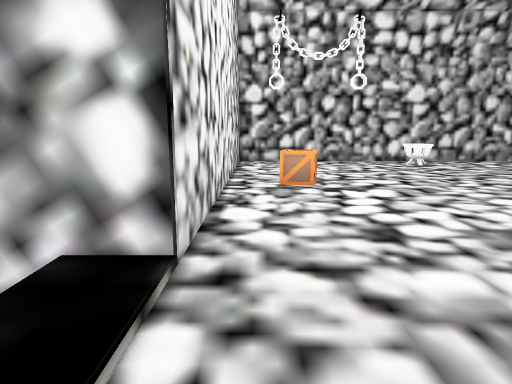
View 1 (above)

16 first-person views from a walk through a scene from a Unity 3-D project. The camera is 1.2 m above the floor, tilts 10° down and sees 75° across. The floor is counted in squares, 1 m on a side. Each view is taken from the middle of a square. On the plan, view 1 faces up. The plan holds only what a view shows up to about 14 squares ahead; the rest is blank. The place goes on beyond the plan. The player is left out.

View 2
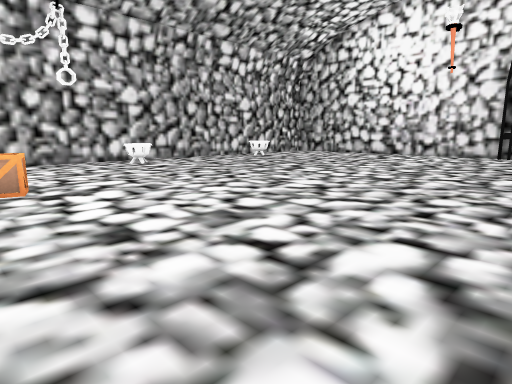

View 3
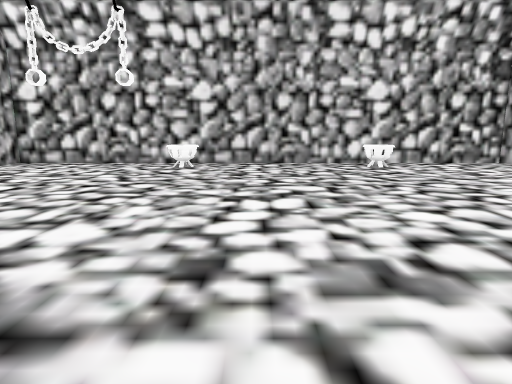

View 4
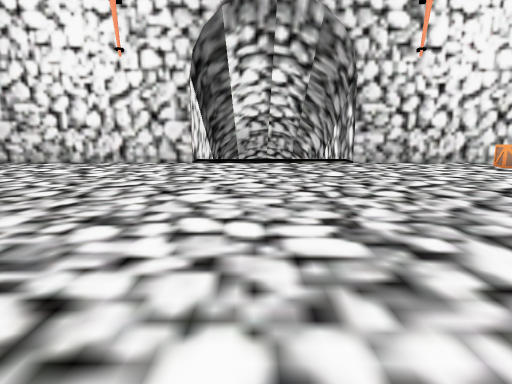

View 5
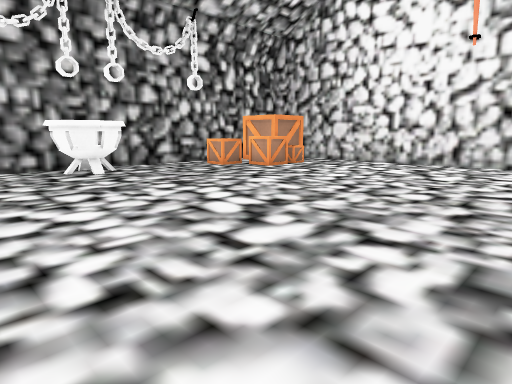

View 6
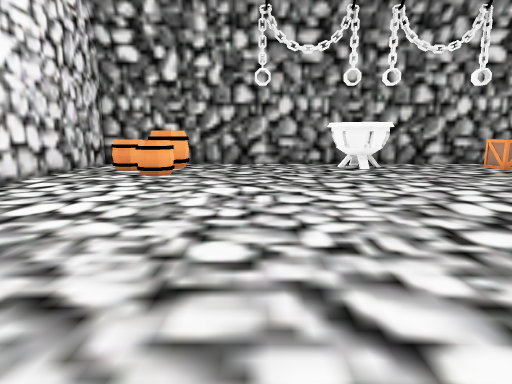

View 7
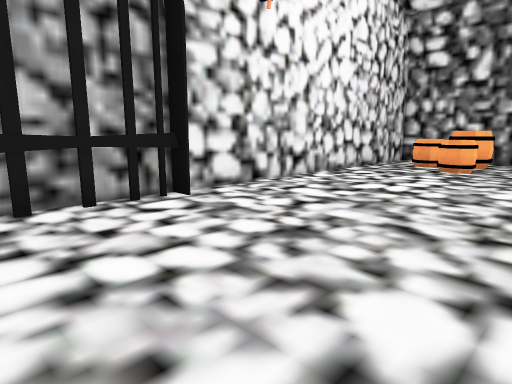

View 8
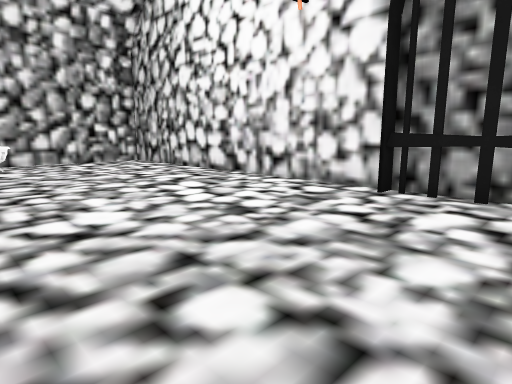

View 9
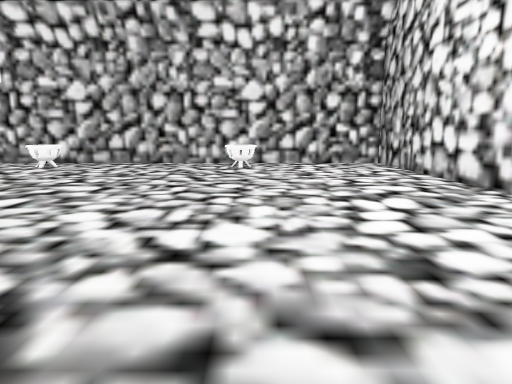

View 10
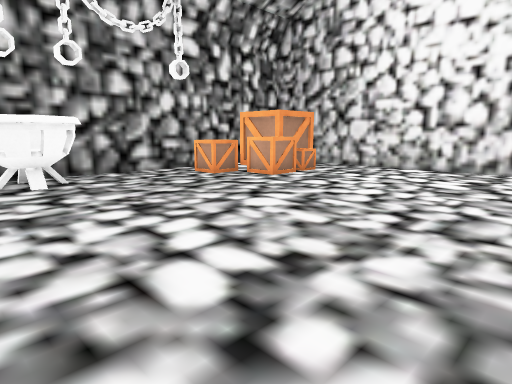

View 11
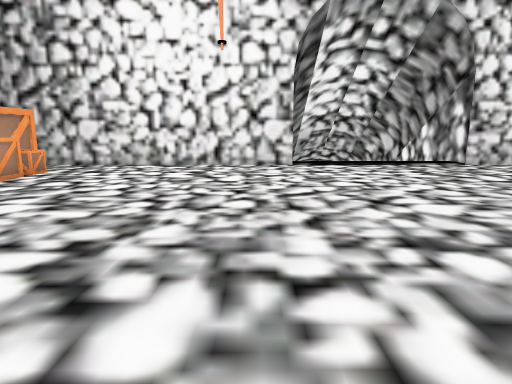

View 12
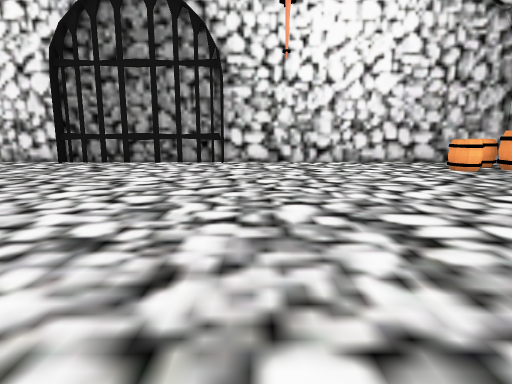

View 13
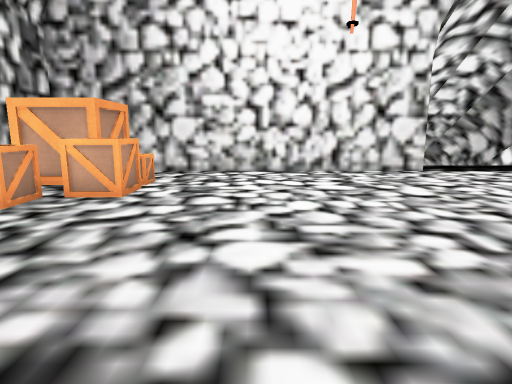

View 14
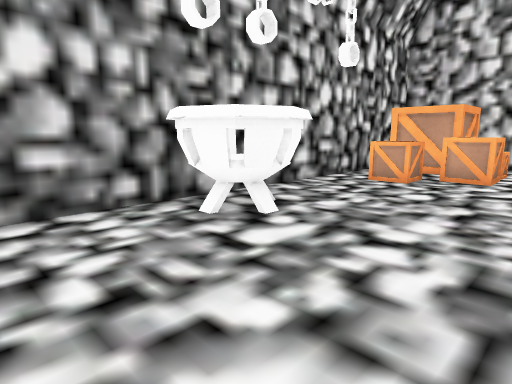

View 15
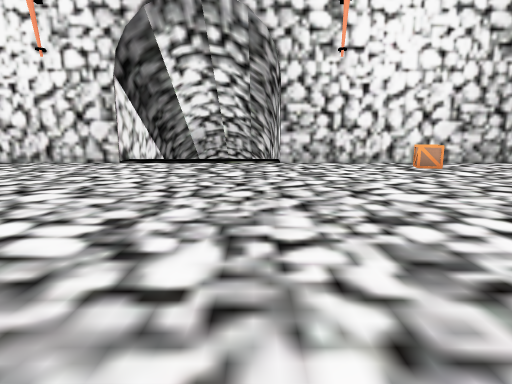

View 16
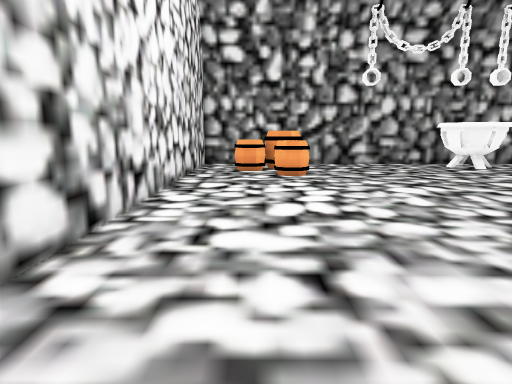

### Floor plan
Points are (right, up) in squares from view 1. A wall is a line through its corners. A room is listed if a view was taken in it or the views show most of it. See-through windows are left out.
Room 1 (views 1, 2, 3, 4, 5, 6, 7, 8, 9, 10, 11, 12, 13, 14, 15, 16)
walls: (-1.4, -3.6) (-0.7, -3.6) (-0.7, -12.5); (18.7, -3.6) (18.7, 3); (8.2, -14.2) (8.5, -13.4) (9.3, -13.1) (10, -13.4) (10.3, -14.1) (10, -14.9); (2.5, -15.4) (19, -15.4) (19, 14.8) (-0.7, 14.8) (-0.7, 3) (-2.5, 3)
low walls: (9, -13.6) (9.5, -13.6); (9.7, -13.9) (9.7, -14.4); (6.9, 13.3) (6.7, 12.8) (6.3, 12.7) (6, 12.8) (5.8, 13.2); (14, 13.2) (13.8, 12.8) (13.4, 12.7) (13.1, 12.8) (12.9, 13.2)
objects: crate (0, -15) to (2, -13); crate (1, 8) to (1, 9); crate (2, -12); crate (3, -13) to (4, -12); crate (4, -14) to (5, -13); barrel (16, -14) to (17, -13); barrel (16, -12); barrel (17, -13) to (18, -13)

Where each view was taken, in squares from view 1:
view 1: 0 up, 0 right, facing up
view 2: 0 up, 0 right, facing up-right
view 3: 1 up, 9 right, facing up
view 4: 1 down, 13 right, facing left
view 5: 3 down, 13 right, facing down-left
view 6: 2 down, 13 right, facing down
view 7: 0 up, 13 right, facing down-right
view 8: 0 up, 12 right, facing up-right
view 9: 1 up, 14 right, facing up
view 10: 5 down, 11 right, facing down-left
view 11: 5 down, 12 right, facing left
view 12: 5 down, 5 right, facing right
view 13: 9 down, 10 right, facing left
view 14: 10 down, 13 right, facing down-left
view 15: 2 up, 13 right, facing left
view 16: 2 down, 17 right, facing down
